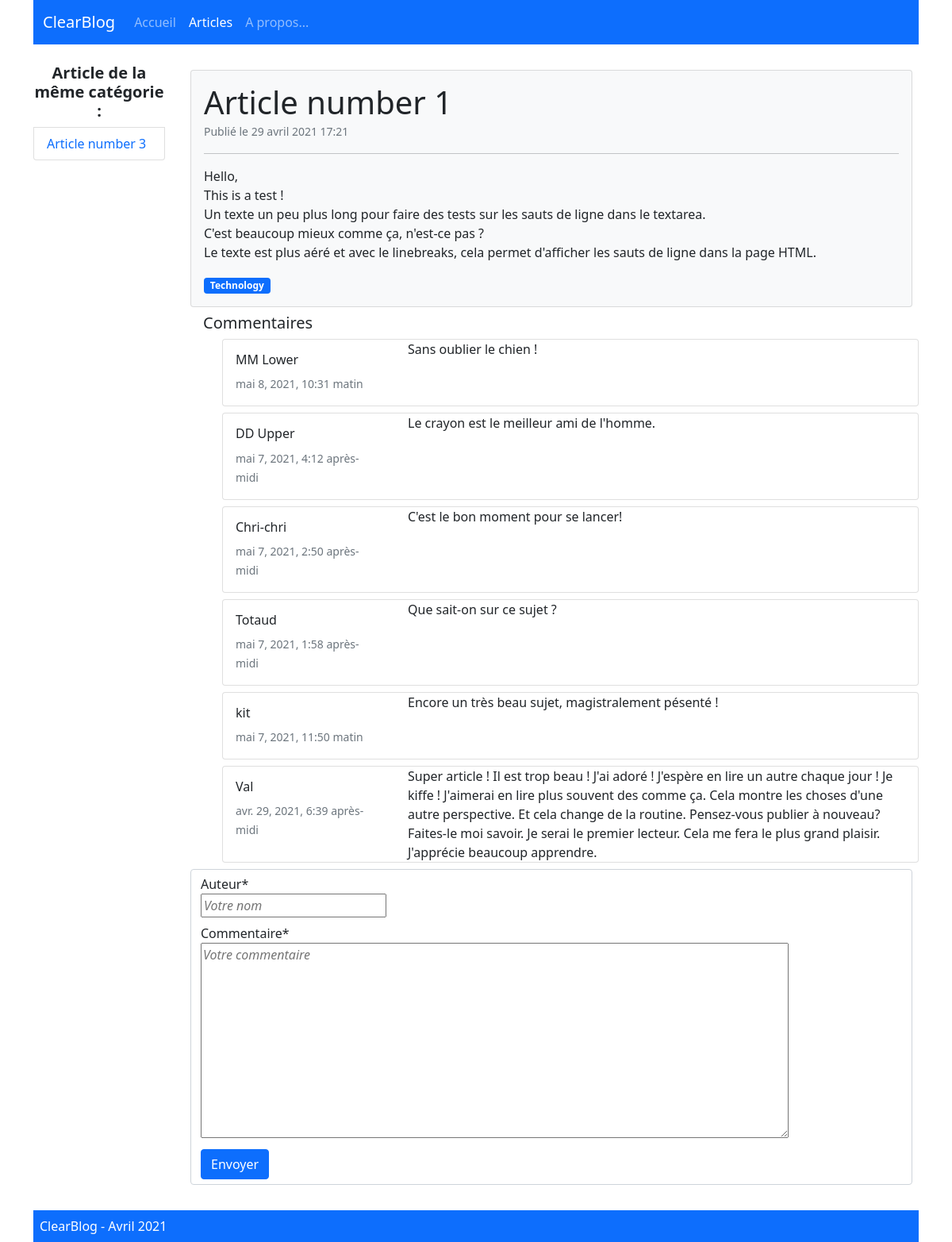
The app's page /article/1 with its own data.
### blog/models.py (models this page shows, shortened)
class Post(models.Model):
    title = models.CharField(max_length=100)
    category = models.ForeignKey('PostCategory', null=True, blank=True,on_delete=models.DO_NOTHING)
    published = models.BooleanField(default=False)
    text = models.TextField(blank=True)
    created_at = models.DateTimeField(auto_now_add=True)

class PostCategory(models.Model):
    name = models.CharField(max_length=50)
    def __str__(self):
        return self.name

class Comment(models.Model):
    STATUS_VISIBLE = 'visible'
    STATUS_HIDDEN = 'hidden'
    STATUS_MODARETED = 'moderated'
    STATUS_CHOICES = (
        (STATUS_VISIBLE, 'visible'),
        (STATUS_HIDDEN, 'hidden'),
        (STATUS_MODARETED, 'moderated'),
    )
    post = models.ForeignKey('Post', models.CASCADE)
    auteur = models.CharField(max_length=100)
    commentaire = models.TextField()
    status = models.CharField(max_length=20, default=STATUS_VISIBLE, choices=STATUS_CHOICES)
    moderation_text = models.CharField(blank=True, max_length=200)
    created_at = models.DateTimeField(auto_now_add=True)

### blog/views.py (the view)
# urls.py: path('article/<int:article_id>', views.article, name="article"),
def article(request, article_id):
     nav_items = navigation.navigation_items(navigation.NAV_POSTS)
     article_info = model_helpers.get_article(article_id)
     article_titles = model_helpers.get_titles_article(article_info.category, article_id)
     comment_form = forms.CommentForm()
     comment_data = model_helpers.get_comment(article_id)
     if request.method == 'POST':
          comment_get_data = forms.CommentForm(request.POST)
          if comment_get_data.is_valid():
               comment = comment_get_data.save(commit=False)
               comment.post = article_info
               comment.save()
               message = "Votre commentaire est enregistré !"
     else:
          message = ''
     context = {
          "id_article": article_id,
          "article" : article_info,
          "nav_items": nav_items,
          'article_titles' : article_titles,
          "comment_form" : comment_form,
          'comment_data' : comment_data,
          'message' : message,
     }
     return render(request, 'blog/article.html', context)

### blog/forms.py
class CommentForm(forms.ModelForm):
    class Meta:
        model = Comment
        fields = ['auteur', 'commentaire']
        widgets = {
            'auteur' : forms.TextInput(attrs=
                    {
                        'class' : 'fst-italic',
                        'placeholder' : 'Votre nom'
                    }),
            'commentaire': forms.Textarea(attrs=
                    {
                        'class': 'fst-italic',
                        'placeholder' : 'Votre commentaire',
                        'rows' : 10,
                        'cols' : 80,
                    }),
        }

### blog/model_helpers.py (called while the page is built)
def get_article(article_id):
    article_info = Post.objects.get(id=article_id)
    return article_info

def get_titles_article(category_name, article_id):
    article_titles = Post.objects.filter(published=True, category__name=category_name)
    article_titles = article_titles.exclude(id=article_id)
    return article_titles

def get_comment(article_id):
    comment_data = Comment.objects.filter(post__id=article_id).exclude(status=Comment.STATUS_HIDDEN).order_by('-created_at')
    return comment_data

### blog/navigation.py (called while the page is built)
def navigation_items(selected_item):
    nav_items = []
    for name, url in NAV_ITEMS:
        nav_items.append({
            'name': name,
            'url': url,
            'active': True if selected_item == name else False
        })
    return nav_items

### blog/templates/blog/article.html (shortened to what this page needs)
{% extends "base.html" %}
{% load crispy_forms_tags %}
{% block content %}
    <div class="col-10 order-2">
        <div class="card m-2  bg-light">
            <div class="card-body">
                <div class="card_title display-6">  {{ article.title }} </div>
                <small class="card_subtitle text-muted"> Publié le {{ article.created_at|date:"j F Y H:i" }} </small>
                <hr>
                <p class="card-text">
                    {{ article.text|linebreaks }}
                </p>
                <div class="badge bg-primary">
                    {{ article.category.name }}
                </div>
            </div>
        </div>
        <div class="h5 ms-4">Commentaires</div>
        {% for cd in comment_data %}
        <div class="card ms-5 mb-2">
            <div class="row">
                <div class="col-md-3">
                    <div class="card-body">
                        <div class="card_title h6">  {{ cd.auteur }} </div>
                        <small class="card_subtitle text-muted"> {{ cd.created_at }} </small>
                    </div>
                </div>
                <div class="col-md-9">
                    <div class="card-text px-2">
                        {{ cd.commentaire }}
                    </div>
                </div>
            </div>
        </div>
        {% empty %} <div class="text-info ms-4">Aucun commentaire pour cet article pour le moment ! </div>
        {% endfor %}
        <form action="{% url 'article' id_article %}" method="post" class="m-2">
            <div class="form-control">
                <div class="mb-2">
                    {{ comment_form.auteur|as_crispy_field }}
                </div>
                <div class=" mb-2">
                    {{ comment_form.commentaire|as_crispy_field }}
                </div>
                <button value="Envoyer" type="submit" class="btn btn-primary">Envoyer</button>
            </div>
        </form>
    </div>
    <div class="col-2 order-1">
        <ul class="list-group">
            <li class="fw-bold text-center d-flex h5 mb-2">Article de la même catégorie : </li>
            {% for a in article_titles %}
               <li class="list-group-item">
                    <a href="{% url 'article' a.pk %}" class="text-decoration-none"> {{ a.title }} </a>
                </li>
            {% empty %} C'est le seul article dans cette catégorie.
            {% endfor %}
        </ul>
    </div>
{% endblock content %}

### records on screen
Post: title "Article number 1", created_at "29 avril 2021 17:21", text "Hello, This is a test ! Un texte un peu plus long pour faire des tests sur les sauts de ligne dans le textarea. C'est beaucoup mieux comme ça, n'est-ce pas ? Le texte est plus aéré et avec le linebreaks, cela permet d'afficher les sauts de ligne dans la page HTML.", category.name "Technology"
Comment: auteur "MM Lower", created_at "mai 8, 2021, 10:31 matin", commentaire "Sans oublier le chien !"
Comment: auteur "DD Upper", created_at "mai 7, 2021, 4:12 après-midi", commentaire "Le crayon est le meilleur ami de l'homme."
Comment: auteur "Chri-chri", created_at "mai 7, 2021, 2:50 après-midi", commentaire "C'est le bon moment pour se lancer!"
Comment: auteur "Totaud", created_at "mai 7, 2021, 1:58 après-midi", commentaire "Que sait-on sur ce sujet ?"
Comment: auteur "kit", created_at "mai 7, 2021, 11:50 matin", commentaire "Encore un très beau sujet, magistralement pésenté !"
Comment: auteur "Val", created_at "avr. 29, 2021, 6:39 après-midi", commentaire "Super article ! Il est trop beau ! J'ai adoré ! J'espère en lire un autre chaque jour ! Je kiffe ! J'aimerai en lire plus souvent des comme ça. Cela montre les choses d'une autre perspective. Et cela change de la routine. Pensez-vous publier à nouveau? Faites-le moi savoir. Je serai le premier lecteur. Cela me fera le plus grand plaisir. J'apprécie beaucoup apprendre."
Post: title "Article number 3"

### other values on screen
{{ ni.name }} "Accueil" "Articles" "A propos..."
